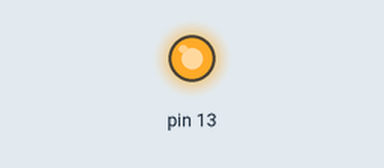
Simulated run of this sketch. Board: Arduino Uno, built with avr-gcc and run on an emulated ATmega328P. Parts: output pins drawn as LEDs (lit = HIGH). Storage starts empty.

Above: at 0.3 s.
Timing chart, 0 to 1.8 s (numbered marks = the images above):
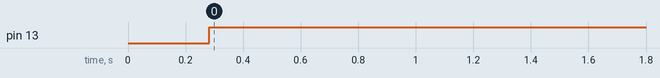

The sketch:

sdmain.ino
```cpp
#include <SPI.h>
#include <SD.h>

// #define DEBUG_SD

void cardWrite(char *fname, char *contents, bool debug) {
    File file = SD.open(fname, FILE_WRITE);

    if (file) {
        file.println(contents);
        file.close();
    } else {
        return;
    }
}

void setup() {
    pinMode(13, OUTPUT);
    SD.begin(10);
}

int i = 0;
char filename[100];
void loop() {
    if (i < 10) {
        sprintf(filename, "file_%i.txt", i);
        cardWrite(filename, "hiiiiiii", true);
        delay(15);
        i++;
    }
    else {
        digitalWrite(13, HIGH);
    }
}
```

Measured:
- by itself, pin 13: LOW → HIGH at 0.28 s
